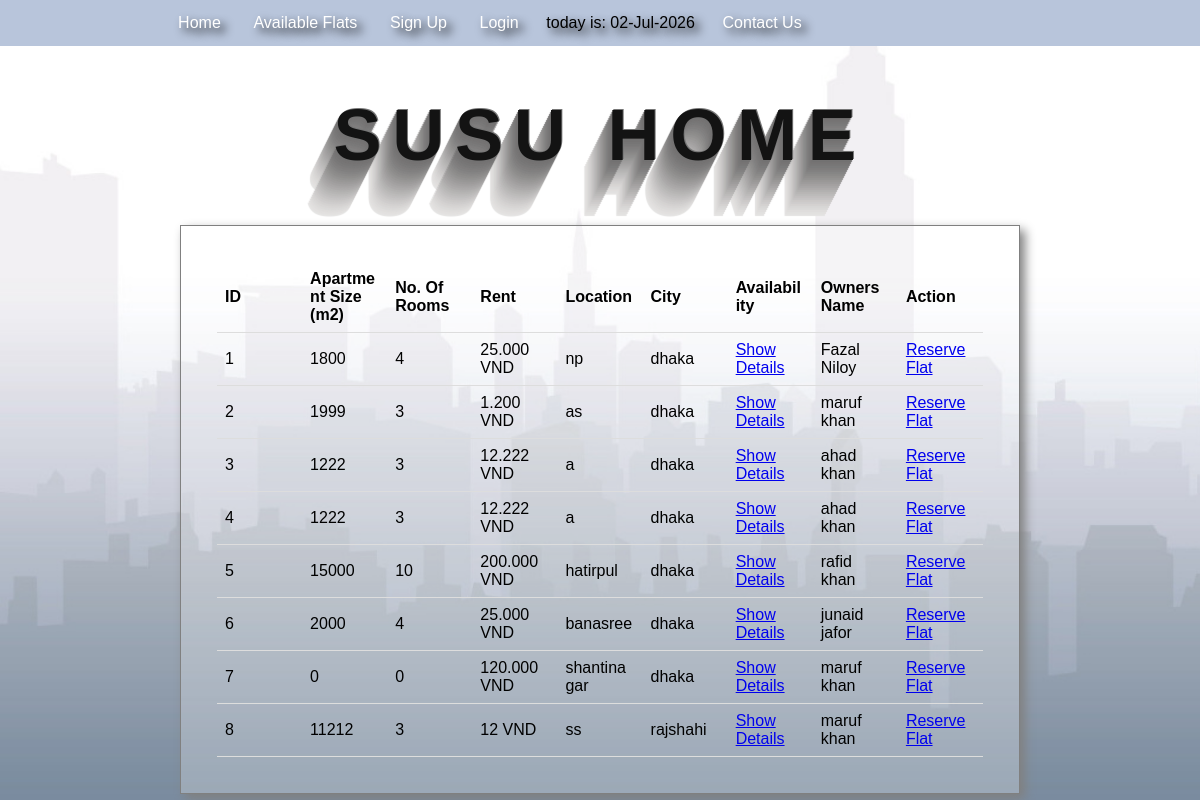
Screenshot of /available_flats.php with the database file from the repository.
### tables this page shows
CREATE TABLE `available_flats` (
  `flat_id` int(100) NOT NULL,
  `owner_id` int(100) NOT NULL,
  `owner_username` varchar(100) NOT NULL,
  `flat_city` varchar(100) NOT NULL,
  `flat_location` varchar(100) NOT NULL,
  `flat_rent` int(100) NOT NULL,
  `available` tinyint(1) NOT NULL DEFAULT 1
);

CREATE TABLE `flat_details` (
  `flat_id` int(100) NOT NULL,
  `flat_city` varchar(100) NOT NULL,
  `flat_location` varchar(100) NOT NULL,
  `flat_size` int(100) NOT NULL,
  `num_of_rooms` int(100) NOT NULL,
  `additional_info` text NOT NULL,
  `image` text NOT NULL
);

CREATE TABLE `members` (
  `member_id` int(100) NOT NULL,
  `username` varchar(100) NOT NULL,
  `first_name` varchar(100) NOT NULL,
  `last_name` varchar(100) NOT NULL,
  `password` varchar(100) NOT NULL,
  `contact_no` varchar(100) NOT NULL,
  `city` varchar(100) NOT NULL,
  `location` varchar(100) NOT NULL,
  `gender` varchar(100) NOT NULL,
  `join_date` date NOT NULL
);

### available_flats.php (the view, shortened to what this page needs)
<?php
	 	include_once "includes/header.php";
	 	include_once "connection.php";
?>
<?php
	$apartments = mysqli_query($con,"SELECT m.first_name, m.last_name, f.flat_id, f.flat_city, f.flat_location, f.flat_rent, f.available,
		d.flat_size,d.num_of_rooms, d.additional_info
		FROM available_flats f
		join members m on m.member_id =f.owner_id
		join flat_details d on d.flat_id=f.flat_id
		WHERE f.available = 1");
?>
	<div class="responsive-table">
	<table style="border-collapse: collapse;width: 100%">
		<thead>
		<tr>
			<th>ID</th>
			<th>Apartment Size (m2)</th>
			<th>No. Of Rooms</th>
			<th>Rent</th>
			<th>Location</th>
			<th>City</th>
			<th>Availability</th>
			<th>Owners Name</th>
			<th>Action</th>
		</tr>
		</thead>
		<tbody>
		<?php
			foreach($apartments as $apartment){
		?>
			<tr>
				<td data-label="ID"><?php echo $apartment['flat_id'] ?></td>
				<td data-label="Apartment Size (m2)"><?php echo $apartment['flat_size'] ?></td>
				<td data-label="No. Of Rooms"><?php echo $apartment['num_of_rooms'] ?></td>
				<td data-label="Rent"><?php echo number_format($apartment['flat_rent'], 0, ',', '.'); ?> VND</td>
				<td data-label="Location"><?php echo $apartment['flat_location'] ?></td>
				<td data-label="City"><?php echo $apartment['flat_city'] ?></td>
				<td data-label="Availability"><?php if($apartment['available']==1){?> <a href="flat_details.php?id=<?php echo $apartment['flat_id'];?>">Show Details</a><?php } else{echo "NOT AVAILABLE"; } ?></td>
				<td data-label="Owner"><?php echo $apartment['first_name'].' '.$apartment['last_name'] ?></td>
				<td data-label="Action"><a href="reserve_flat.php?id=<?php echo $apartment['flat_id'];?>">Reserve Flat</a></td>
			</tr><?php
		}
		?>
		</tbody>
	</table>
	</div>
</html>

### includes/header.php (shortened to what this page needs)
<!DOCTYPE html>
	<html>
	<head>
		<link rel="stylesheet" type="text/css" href="css/style.css">
	</head>
	<body>
		<header>
			<nav>
				<ul>
					<li><a href="index.php">Home</a></li>
 					<li><a href="available_flats.php">Available Flats</a></li>
					<?php
						if(isset($_SESSION['username']))
							{ ?>
						    	<li><a href="post_ad.php"><span class="glyphicon glyphicon-user"></span>Post AD!</a></li>
					    <li><a href="my_reservations.php">My Reservations</a></li>
							     <li><a href="userprofile.php">
							      <?php
							      echo $_SESSION['username'];
							      ?>
						      <?php  ?> </a></li></a></li>
							      <li><a href="logout.php">Logout</a></li>
							      <?php }
						      else{ ?>
							      <li><a href="register_page.php"><span class="glyphicon glyphicon-user"></span> Sign Up</a></li>
							      <li><a href="login.php"><span class="glyphicon glyphicon-log-in"></span> Login</a></li>
						       <?php } ?>
					<li>
						<?php
							echo "today is: ".date("d-M-Y");
						?>
					</li>
					<li><a href="contact_us.php">Contact Us</a></li>
				</ul>
			</nav>
		</header>
			<h1 class='elegantshadow'>Susu Home</h1>
	 <div id="main-content" class="clearfix">

### css/style.css (style rules this page uses)
body { background-image: url("../images/register-background-001.jpg"); background-attachment: fixed; background-size: cover; font-family: arial; margin:0 auto; }
nav { position: center; overflow: auto; background-color: #b8c5db; width: 100%; text-shadow:5px 5px 10px black; padding:5px; }
nav ul { width: 80%; margin: 0 auto; }
nav ul li { display: inline-block; padding: 1%; }
nav ul li a { color: white; font-size: 1em; text-decoration:none; padding:5px; }
#main-content { width: 70%; margin: 0 auto; border: 1px solid #808080; min-height: 200px; background: rgba(255,255,255,0.25); padding: 3%; box-shadow:5px 5px 10px grey; }
.clearfix:after { visibility: hidden; display: block; font-size: 0; content: " "; clear: both; height: 0; }
.clearfix { display: inline-block; }
.clearfix { display: block; }
h1 { font-family: "Avant Garde", Avantgarde, "Century Gothic", CenturyGothic, "AppleGothic", sans-serif; font-size: 72px; text-align: center; text-transform: uppercase; text-rendering: optimizeLegibility; }
h1.elegantshadow { color: #131313; letter-spacing: .15em; text-shadow: 1px -1px 0 #767676, -1px 2px 1px #737272, -2px 4px 1px #767474, -3px 6px 1px #787777, -4px 8px 1px #7b7a7a, -5px 10px 1px #7f7d7d, -6px 12px 1px #828181, -7px 14px 1px #868585, -8px 16px 1px #8b8a89, -9px 18px 1px #8f8e8d, -10px 20px 1px #949392, -11px 22px 1px #999897, -12px 24px 1px #9e9c9c, -13px 26px 1px #a3a1a1, -14px 28px 1px #a8a6a6, -15px 30px 1px #adabab, -16px 32px 1px #b2b1b0, -17px 34px 1px #b7b6b5, -18px 36px 1px #bcbbba, -19px 38px 1px #c1bfbf, -20px 40px 1px #c6c4c4, -21px 42px 1px #cbc9c8, -22px 44px 1px #cfcdcd, -23px 46px 1px #d4d2d1, -24px 48px 1px #d8d6d5, -25px 50px 1px #dbdad9, -26px 52px 1px #dfdddc, -27px 54px 1px #e2e0df, -28px 56px 1px #e4e3e2; }
table { border-collapse: collapse; width: 100%; }
th, td { padding: 8px; text-align: left; border-bottom: 1px solid #ddd; }
.responsive-table { width: 100%; overflow-x: auto; -webkit-overflow-scrolling: touch; -ms-overflow-style: -ms-autohiding-scrollbar; }
.responsive-table table { width: 100%; max-width: 100%; border-collapse: collapse; table-layout: fixed; }
.responsive-table th, .responsive-table td { white-space: normal; word-break: break-word; overflow-wrap: anywhere; hyphens: auto; }

### slideshow.php (style rules this page uses)
* { box-sizing:border-box }
body { font-family: Verdana,sans-serif;margin:0 }

### rows the page displays
available_flats: flat_id "1", flat_details.flat_size "1800", flat_details.num_of_rooms "4", flat_rent "25.000", flat_location "np", flat_city "dhaka", owner.first_name "Fazal", owner.last_name "Niloy"
available_flats: flat_id "2", flat_details.flat_size "1999", flat_details.num_of_rooms "3", flat_rent "1.200", flat_location "as", flat_city "dhaka", owner.first_name "maruf", owner.last_name "khan"
available_flats: flat_id "3", flat_details.flat_size "1222", flat_details.num_of_rooms "3", flat_rent "12.222", flat_location "a", flat_city "dhaka", owner.first_name "ahad", owner.last_name "khan"
available_flats: flat_id "4", flat_details.flat_size "1222", flat_details.num_of_rooms "3", flat_rent "12.222", flat_location "a", flat_city "dhaka", owner.first_name "ahad", owner.last_name "khan"
available_flats: flat_id "5", flat_details.flat_size "15000", flat_details.num_of_rooms "10", flat_rent "200.000", flat_location "hatirpul", flat_city "dhaka", owner.first_name "rafid", owner.last_name "khan"
available_flats: flat_id "6", flat_details.flat_size "2000", flat_details.num_of_rooms "4", flat_rent "25.000", flat_location "banasree", flat_city "dhaka", owner.first_name "junaid", owner.last_name "jafor"
available_flats: flat_id "7", flat_details.flat_size "0", flat_details.num_of_rooms "0", flat_rent "120.000", flat_location "shantinagar", flat_city "dhaka", owner.first_name "maruf", owner.last_name "khan"
available_flats: flat_id "8", flat_details.flat_size "11212", flat_details.num_of_rooms "3", flat_rent "12", flat_location "ss", flat_city "rajshahi", owner.first_name "maruf", owner.last_name "khan"
